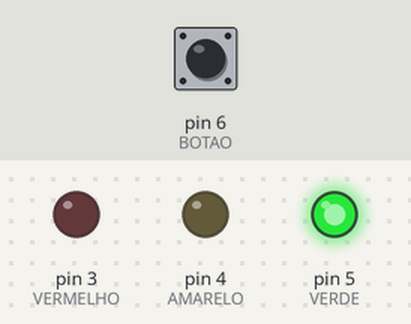
Bench run of a sketch on a simulated Arduino Uno, built with avr-gcc and run on an emulated ATmega328P. Shown: output pins drawn as LEDs (lit = HIGH). The inputs (shaded band) are chosen by the test bench; at power-on: pin 6 (BOTAO) LOW.

Above: at 1.2 s.
1.3 s: pin 6 (BOTAO) pulled HIGH for 0.15 s
At 2.6 s:
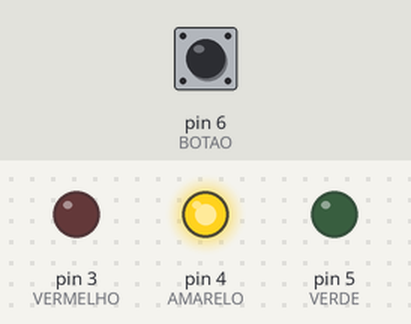
4.4 s: pin 6 (BOTAO) pulled HIGH for 3.2 s
At 9.9 s:
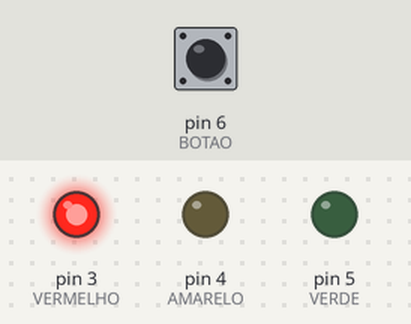
Timing chart, 0 to 14.8 s (numbered marks = the images above; inputs shaded):
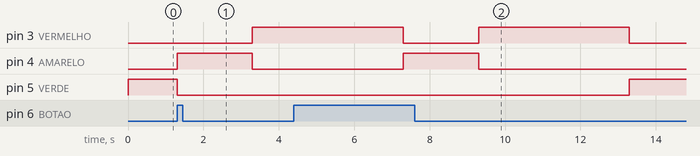

Measured:
- after the input at 1.3 s, pin 3 (VERMELHO): LOW → HIGH after 2.0 s; pin 4 (AMARELO): LOW → HIGH at once, → LOW 2.0 s later; pin 5 (VERDE): HIGH → LOW at once
- after the input at 4.4 s, pin 4 (AMARELO): LOW → HIGH after 2.9 s, → LOW 2.0 s later; pin 5 (VERDE): LOW → HIGH after 8.9 s instead of 2.9 s

The sketch:

semaforo.ino
```cpp
#define VERMELHO 3
#define AMARELO 4
#define VERDE 5
#define BOTAO 6

bool estadoBotao = true;

void setup() {
  //inicializa o estado dos pinos
  pinMode(VERMELHO, OUTPUT);
  pinMode(AMARELO, OUTPUT);
  pinMode(VERDE, OUTPUT);
  pinMode(BOTAO, INPUT);

  //inicializa o valor dos pinos
  digitalWrite(VERDE, HIGH);
  digitalWrite(AMARELO, LOW);
  digitalWrite(VERMELHO, LOW);

  Serial.begin(9600);
}

void fechaSinaleira(){
  digitalWrite(VERDE, LOW);
  digitalWrite(AMARELO, HIGH);

  delay(2000);
  digitalWrite(AMARELO, LOW);
  digitalWrite(VERMELHO, HIGH);

  delay(4000);
  digitalWrite(VERMELHO, LOW);
  digitalWrite(VERDE, HIGH);

}

void loop() {
  estadoBotao = digitalRead(BOTAO);

  if(estadoBotao){
    fechaSinaleira();
  }
}
```
